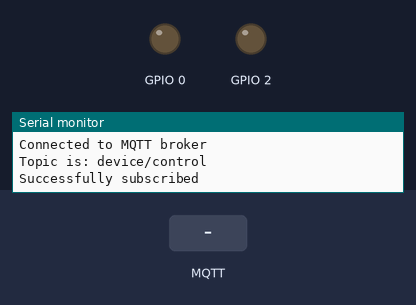
Simulated run of this sketch. Board: ESP8266 (NodeMCU). Parts: output pins drawn as LEDs (lit = HIGH), the last lines printed to the serial monitor. Inputs (shaded band) come from the test bench. WiFi joins after 1.5 s; servers stay silent unless stated; no MQTT or app messages arrive unless stated.

Above: at 2.7 s.
2.8 s: MQTT message "dev1-on" arrives on the first subscribed topic
At 3.5 s:
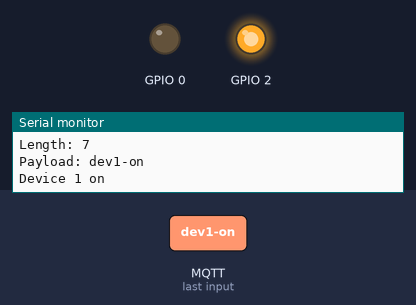
4.3 s: MQTT message "dev2-on" arrives on the first subscribed topic
At 4.6 s:
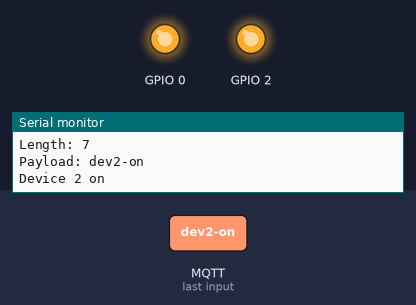
5.8 s: MQTT message "dev1-off" arrives on the first subscribed topic
At 7.0 s:
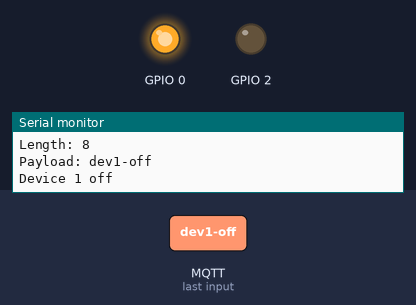
7.3 s: MQTT message "dev2-off" arrives on the first subscribed topic
At 8.1 s:
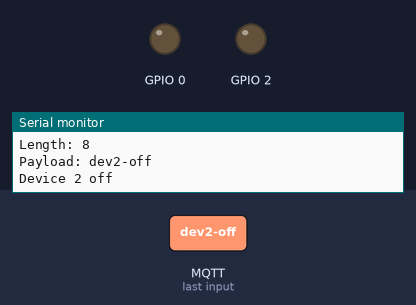
Timing chart, 0 to 9.8 s (numbered marks = the images above; inputs shaded):
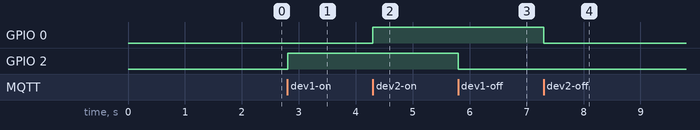

Measured:
- after the input at 2.8 s, GPIO 2: LOW → HIGH at once
- after the input at 4.3 s, GPIO 0: LOW → HIGH at once
- after the input at 5.8 s, GPIO 2: HIGH → LOW at once
- after the input at 7.3 s, GPIO 0: HIGH → LOW at once

The sketch:

MQTT_ManageIO.ino
```cpp
#include <PubSubClient.h>
#include <ESP8266WiFi.h>

const char* ssid = "sungerbob";
const char* password = "halukbinreyhan";

char* topic = "device/control";
char* topicPublish = "device/sensor";
char* server = "192.168.0.12"; //ip address of http://test.mosquitto.org/


WiFiClient wifiClient;
PubSubClient client(server, 1883, callback, wifiClient);

char message_buff[100];

void callback(char* topic, byte* payload, unsigned int length) {
  int i = 0;

  Serial.println("Message arrived:  topic: " + String(topic));
  Serial.println("Length: " + String(length,DEC));

  // create character buffer with ending null terminator (string)
  for(i=0; i<length; i++) {
    message_buff[i] = payload[i];
  }
  message_buff[i] = '\0';

  String msgString = String(message_buff);

  Serial.println("Payload: " + msgString);

  if(msgString == "dev1-on"){
    Serial.println("Device 1 on");
    digitalWrite(2, 1);
  } else if(msgString == "dev1-off"){
    Serial.println("Device 1 off");
    digitalWrite(2, 0);
  } else if(msgString == "dev2-on"){
    Serial.println("Device 2 on");
    digitalWrite(0, 1);
  } else if(msgString == "dev2-off"){
    Serial.println("Device 2 off");
    digitalWrite(0, 0);
  }
}

String macToStr(const uint8_t* mac)
{
  String result;
  for (int i = 0; i < 6; ++i) {
    result += String(mac[i], 16);
    if (i < 5)
      result += ':';
  }
  return result;
}

void setup() {

  pinMode(0, OUTPUT);
  pinMode(2, OUTPUT);
  Serial.begin(115200);
  delay(10);

  Serial.println();
  Serial.println();
  Serial.print("Connecting to ");
  Serial.println(ssid);

  WiFi.begin(ssid, password);

  while (WiFi.status() != WL_CONNECTED) {
    delay(500);
    Serial.print(".");
  }
  Serial.println("");
  Serial.println("WiFi connected");
  Serial.println("IP address: ");
  Serial.println(WiFi.localIP());

  // Generate client name based on MAC address and last 8 bits of microsecond counter
  String clientName;
  clientName += "esp8266-";
  uint8_t mac[6];
  WiFi.macAddress(mac);
  clientName += macToStr(mac);
  clientName += "-";
  clientName += String(micros() & 0xff, 16);

  Serial.print("Connecting to ");
  Serial.print(server);
  Serial.print(" as ");
  Serial.println(clientName);

  if (client.connect((char*) clientName.c_str())) {
    Serial.println("Connected to MQTT broker");
    Serial.print("Topic is: ");
    Serial.println(topic);
    if (client.subscribe(topic)){
      Serial.println("Successfully subscribed");
    }
  }
  else {
    Serial.println("MQTT connect failed");
    Serial.println("Will reset and try again...");
    abort();
  }
}

void loop() {
  client.loop();
}
```
